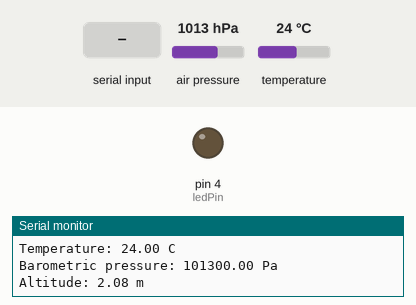
The sketch below on a simulated Arduino Uno, built with avr-gcc and run on an emulated ATmega328P. Parts: output pins drawn as LEDs (lit = HIGH), the last lines printed to the serial monitor. Dashed ring = blinking. Inputs (shaded band) come from the test bench; at power-on: air pressure 1013 hPa, temperature 24 °C.

Above: at 1.2 s.
1.3 s: "90,45\n" received over Serial
At 3.4 s:
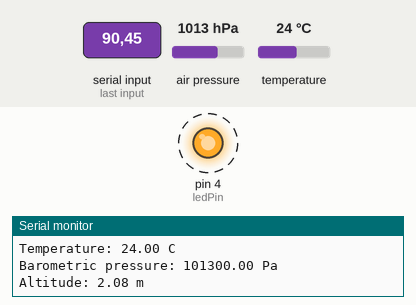
Timing chart, 0 to 13.0 s (numbered marks = the images above; inputs shaded):
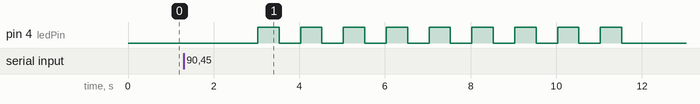

The sketch:

FBS_USB_RPi_tempDL.ino
```cpp
/* This sketch will allow a Adafruit Bluefruit Sense to communicate with a RPi 0 or RPi 3B+
 * & transmit temp, pressure, and altitude data (BMP280 sensor) without using the Arduino IDE
 *
 * Materials Schedule
 *  Adafruit Bluefruit Sense
 *    https://www.adafruit.com/product/4516
 *  USB A to Micro B Cable
 *    https://www.adafruit.com/product/592
 *  RPi Zero
 *    https://www.adafruit.com/product/3400
 *
 *Engineering
 *  Programming the Raspberry Pi, 2nd Edition, by Simon Monk
 *    Location 1704 of 2697
 *  Adafruit Bluefruit Sense Tutorial
 *    https://learn.adafruit.com/adafruit-feather-sense/pinouts
 *      Blue LED is located on pin D4
 *      NeoPixel is located on pin D8
 *      Red LED is located on pin D13
 *  ATS YouTube & Github tutorials
 *    https://www.youtube.com/channel/UCDuWq2wFqeVII1KC7grySRg/videos
 *    https://github.com/AnchorageBot/YouTube
 */

// Prep for temperature, barometric pressure, and altitude
#include <Adafruit_BMP280.h>
Adafruit_BMP280 bmp280;
float temperature, pressure, altitude;

// Prep for LED
const int ledPin = 4;
// const int ledPin = 13;

 void setup()
 {
  pinMode(ledPin, OUTPUT);
  Serial.begin(9600);
  bmp280.begin();
 }

 void loop() // void loop(void)
 {

  temperature = bmp280.readTemperature();
  pressure = bmp280.readPressure();
  altitude = bmp280.readAltitude(1013.25);

  Serial.print("Temperature: ");
  Serial.print(temperature);
  Serial.println(" C");
  Serial.print("Barometric pressure: ");
  Serial.print(pressure);
  Serial.println(" Pa");
  Serial.print("Altitude: ");
  Serial.print(altitude);
  Serial.println(" m");
  delay(1000);

  // Listen for RPi query
  if (Serial.available())
  {
    flash(Serial.read() - '0');
  }
  delay(1000);
}

  // Allow RPi to blink Bluefeather LED X5
 void flash(int n)
{
  for (int i = 0; i < n; i++)
  {
    digitalWrite(ledPin, HIGH);
    delay(500);
    digitalWrite(ledPin, LOW);
    delay(500);
  }
}
```

Measured:
- after the input at 1.3 s, pin 4 (ledPin): alternates HIGH for 0.50 s and LOW for 0.50 s, 18 changes in all, then stays LOW, starting after 1.7 s
